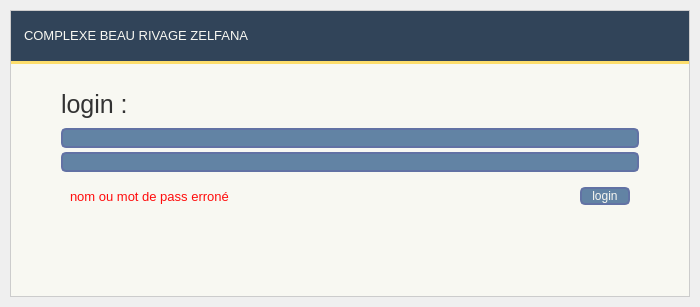
<?xml version="1.0" encoding="UTF-8"?>
<ui version="4.0">
 <class>MainWindow</class>
 <widget class="QMainWindow" name="MainWindow">
  <property name="geometry">
   <rect>
    <x>0</x>
    <y>0</y>
    <width>700</width>
    <height>307</height>
   </rect>
  </property>
  <property name="minimumSize">
   <size>
    <width>700</width>
    <height>250</height>
   </size>
  </property>
  <property name="maximumSize">
   <size>
    <width>750</width>
    <height>307</height>
   </size>
  </property>
  <property name="windowTitle">
   <string>Login</string>
  </property>
  <widget class="QWidget" name="centralwidget">
   <property name="styleSheet">
    <string notr="true">/* /////////////////////////////////////////////////////////////////////////////////////////////////

SET APP STYLESHEET - FULL STYLES HERE
DARK THEME - DRACULA COLOR BASED

# BY: WANDERSON M.PIMENTA
# PROJECT MADE WITH: Qt Designer and PySide6
# V: 1.0.0
#
# This project can be used freely for all uses, as long as they maintain the
# respective credits only in the Python scripts, any information in the visual
# interface (GUI) can be modified without any implication.
#
# There are limitations on Qt licenses if you want to use your products
# commercially, I recommend reading them on the official website:
# https://doc.qt.io/qtforpython/licenses.html

///////////////////////////////////////////////////////////////////////////////////////////////// */

QWidget{
	color: #333;
	font: 10pt &quot;Segoe UI&quot;;
}

/* /////////////////////////////////////////////////////////////////////////////////////////////////
Tooltip */
QToolTip {
	color: #333;
	background-color: #f8f8f2;
	border: 1px solid #CCC;
	background-image: none;
	background-position: left center;
    background-repeat: no-repeat;
	border: none;
	border-left: 2px solid #FDDE6C;
	text-align: left;
	padding-left: 8px;
	margin: 0px;
}

/* /////////////////////////////////////////////////////////////////////////////////////////////////
Bg App */
#bgApp {	
	background-color: #f8f8f2;
	border: 1px solid #CCC;
    color: #44475a;
}

/* /////////////////////////////////////////////////////////////////////////////////////////////////
Left Menu */
#leftMenuBg {	
	background-color: #2C3F50;
}
#topLogo {
	background-color: #2C3F50;
	background-image: url(:/images/images/images/PyDracula.png);
	background-position: centered;
	background-repeat: no-repeat;
}
#titleLeftApp { font: 63 12pt &quot;Segoe UI Semibold&quot;; color: #f8f8f2; }
#titleLeftDescription { font: 8pt &quot;Segoe UI&quot;; color: #FDDE6C; }

/* MENUS */
#topMenu .QPushButton {	
	background-position: left center;
    background-repeat: no-repeat;
	border: none;
	border-left: 22px solid transparent;
	background-color: transparent;
	text-align: left;
	padding-left: 44px;
    color: #f8f8f2;
}
#topMenu .QPushButton:hover {
	background-color: #657990;
}
#topMenu .QPushButton:pressed {	
	background-color: #40546B;
	color: rgb(255, 255, 255);
}
#bottomMenu .QPushButton {	
	background-position: left center;
    background-repeat: no-repeat;
	border: none;
	border-left: 20px solid transparent;
	background-color:transparent;
	text-align: left;
	padding-left: 44px;
    color: #f8f8f2;
}
#bottomMenu .QPushButton:hover {
	background-color: #657990;
}
#bottomMenu .QPushButton:pressed {	
	background-color: #40546B;
	color: rgb(255, 255, 255);
}
#leftMenuFrame{
	border-top: 3px solid #6a7cb1;
}

/* Toggle Button */
#toggleButton {
	background-position: left center;
    background-repeat: no-repeat;
	border: none;
	border-left: 20px solid transparent;
	background-color: #5b6996;
	text-align: left;
	padding-left: 44px;
	color: #f8f8f2;
}
#toggleButton:hover {
	background-color: #657990;
}
#toggleButton:pressed {	
	background-color: #40546B;
	color: rgb(255, 255, 255);
}

/* Title Menu */
#titleRightInfo { padding-left: 10px; }


/* /////////////////////////////////////////////////////////////////////////////////////////////////
Extra Tab */
#extraLeftBox {	
	background-color: #2C3F50;
    color: #f8f8f2;
}
#extraTopBg{	
	background-color: rgb(193, 206, 128)
}

/* Icon */
#extraIcon {
	background-position: center;
	background-repeat: no-repeat;
	background-image: url(:/icons/images/icons/icon_settings.png);
}

/* Label */
#extraLabel { color: rgb(255, 255, 255); }

/* Btn Close */
#extraCloseColumnBtn { background-color: rgba(255, 255, 255, 0); border: none;  border-radius: 5px; }
#extraCloseColumnBtn:hover { background-color: rgb(101, 121, 144); border-style: solid; border-radius: 4px; }
#extraCloseColumnBtn:pressed { background-color: rgb(64, 84, 107); border-style: solid; border-radius: 4px; }

/* Extra Content */
#extraContent{
	border-top: 3px solid #2C3F50;
}

/* Extra Top Menus */
#extraTopMenu .QPushButton {
    background-position: left center;
    background-repeat: no-repeat;
	border: none;
	border-left: 22px solid transparent;
	background-color:transparent;
	text-align: left;
	padding-left: 44px;
    color: #f8f8f2;
}
#extraTopMenu .QPushButton:hover {
	background-color: #657990;
}
#extraTopMenu .QPushButton:pressed {	
	background-color: rgb(193, 206, 128);
	color: rgb(255, 255, 255);
}

/* /////////////////////////////////////////////////////////////////////////////////////////////////
Content App */
#contentTopBg{	
	background-color: #314459;
}
#contentBottom{
	border-top: 3px solid #FDDE6C;
}
#titleRightInfo{
    color: #f8f8f2;
}

/* Top Buttons */
#rightButtons .QPushButton { background-color: rgba(255, 255, 255, 0); border: none;  border-radius: 5px; }
#rightButtons .QPushButton:hover { background-color: #657990; border-style: solid; border-radius: 4px; }
#rightButtons .QPushButton:pressed { background-color: #40546B; border-style: solid; border-radius: 4px; }

/* Theme Settings */
#extraRightBox { background-color: #314459; }
#themeSettingsTopDetail { background-color: #314459; }

/* Bottom Bar */
#bottomBar { background-color: #314459 }
#bottomBar QLabel { font-size: 11px; color: #f8f8f2; padding-left: 10px; padding-right: 10px; padding-bottom: 2px; }

/* CONTENT SETTINGS */
/* MENUS */
#contentSettings .QPushButton {
    background-position: left center;
    background-repeat: no-repeat;
	border: none;
	border-left: 22px solid transparent;
	background-color:transparent;
	text-align: left;
	padding-left: 44px;
    color: #f8f8f2;
}
#contentSettings .QPushButton:hover {
	background-color: #657990;
}
#contentSettings .QPushButton:pressed {	
	background-color: #40546B;
	color: rgb(255, 255, 255);
}
/* /////////////////////////////////////////////////////////////////////////////////////////////////
QTableWidget */
QTableWidget {	
	background-color: transparent;
	padding: 10px;
	border-radius: 5px;
	gridline-color: #9faeda;
    outline: none;
}
QTableWidget::item{
	border-color: #9faeda;
	padding-left: 5px;
	padding-right: 5px;
	gridline-color: #9faeda;
}
QTableWidget::item:selected{
	background-color: #8DAFD5;
    color: #f8f8f2;
}
QHeaderView::section{
	background-color: #6272a4;
	max-width: 30px;
	border: none;
	border-style: none;
}
QTableWidget::horizontalHeader {	
	background-color: #6283A4;
}
QHeaderView::section:horizontal
{
    border: 1px solid #6283A4;
	background-color: #6283A4;
	padding: 3px;
	border-top-left-radius: 7px;
    border-top-right-radius: 7px;
    color: #f8f8f2;
}
QHeaderView::section:vertical
{
    border: 1px solid #6283A4;
}

/* /////////////////////////////////////////////////////////////////////////////////////////////////
LineEdit */
QLineEdit {
	background-color: #6283A4;
	border-radius: 5px;
	border: 2px solid #6272a4;
	padding-left: 10px;
	selection-color: rgb(255, 255, 255);
	selection-background-color: #243E5B;
    color: #f8f8f2;
}
QLineEdit:hover {
	border: 2px solid rgb(64, 71, 88);
}
QLineEdit:focus {
	border: 2px solid #6283A4;
}

/* /////////////////////////////////////////////////////////////////////////////////////////////////
PlainTextEdit */
QPlainTextEdit {
	background-color: #6283A4;
	border-radius: 5px;
	padding: 10px;
	selection-color: rgb(255, 255, 255);
	selection-background-color: #243E5B;
    color: #f8f8f2;
}
QPlainTextEdit  QScrollBar:vertical {
    width: 8px;
 }
QPlainTextEdit  QScrollBar:horizontal {
    height: 8px;
 }
QPlainTextEdit:hover {
	border: 2px solid rgb(64, 71, 88);
}
QPlainTextEdit:focus {
	border: 2px solid #6283A4;
}

/* /////////////////////////////////////////////////////////////////////////////////////////////////
ScrollBars */
QScrollBar:horizontal {
    border: none;
    background: #6283A4;
    height: 8px;
    margin: 0px 21px 0 21px;
	border-radius: 0px;
}
QScrollBar::handle:horizontal {
    background: #2B5D7A;
    min-width: 25px;
	border-radius: 4px
}
QScrollBar::add-line:horizontal {
    border: none;
    background: #6283A4;
    width: 20px;
	border-top-right-radius: 4px;
    border-bottom-right-radius: 4px;
    subcontrol-position: right;
    subcontrol-origin: margin;
}
QScrollBar::sub-line:horizontal {
    border: none;
    background: #6283A4;
    width: 20px;
	border-top-left-radius: 4px;
    border-bottom-left-radius: 4px;
    subcontrol-position: left;
    subcontrol-origin: margin;
}
QScrollBar::up-arrow:horizontal, QScrollBar::down-arrow:horizontal
{
     background: none;
}
QScrollBar::add-page:horizontal, QScrollBar::sub-page:horizontal
{
     background: none;
}
 QScrollBar:vertical {
	border: none;
    background-color: #6283A4;
    width: 8px;
    margin: 21px 0 21px 0;
	border-radius: 0px;
 }
 QScrollBar::handle:vertical {	
	background: #2B5D7A;
    min-height: 25px;
	border-radius: 4px
 }
 QScrollBar::add-line:vertical {
     border: none;
    background: #6283A4;
     height: 20px;
	border-bottom-left-radius: 4px;
    border-bottom-right-radius: 4px;
     subcontrol-position: bottom;
     subcontrol-origin: margin;
 }
 QScrollBar::sub-line:vertical {
	border: none;
    background: #6283A4;
     height: 20px;
	border-top-left-radius: 4px;
    border-top-right-radius: 4px;
     subcontrol-position: top;
     subcontrol-origin: margin;
 }
 QScrollBar::up-arrow:vertical, QScrollBar::down-arrow:vertical {
     background: none;
 }

 QScrollBar::add-page:vertical, QScrollBar::sub-page:vertical {
     background: none;
 }

/* /////////////////////////////////////////////////////////////////////////////////////////////////
CheckBox */
QCheckBox::indicator {
    border: 3px solid #6283A4;
	width: 15px;
	height: 15px;
	border-radius: 10px;
    background: #6283A4;
}
QCheckBox::indicator:hover {
    border: 3px solid rgb(119, 136, 187);
}
QCheckBox::indicator:checked {
    background: 3px solid #384D62;
	border: 3px solid #6283A4;
	background-image: url(:/icons/images/icons/cil-check-alt.png);
}

/* /////////////////////////////////////////////////////////////////////////////////////////////////
RadioButton */
QRadioButton::indicator {
    border: 3px solid #6283A4;
	width: 15px;
	height: 15px;
	border-radius: 10px;
    background: #6283A4;
}
QRadioButton::indicator:hover {
    border: 3px solid rgb(119, 136, 187);
}
QRadioButton::indicator:checked {
    background: 3px solid #384D62;
	border: 3px solid #6283A4;
}

/* /////////////////////////////////////////////////////////////////////////////////////////////////
ComboBox */
QComboBox{
	background-color: #6283A4;
	border-radius: 5px;
	border: 2px solid #6272a4;
	padding: 5px;
	padding-left: 10px;
    color: #f8f8f2;
}
QComboBox:hover{
	border: 2px solid #7490BA;
}
QComboBox::drop-down {
	subcontrol-origin: padding;
	subcontrol-position: top right;
	width: 25px; 
	border-left-width: 3px;
	border-left-color: #6285A4;
	border-left-style: solid;
	border-top-right-radius: 3px;
	border-bottom-right-radius: 3px;	
	background-image: url(:/icons/images/icons/cil-arrow-bottom.png);
	background-position: center;
	background-repeat: no-reperat;
 }
QComboBox QAbstractItemView {
	color: #9CCBF9;
	background-color: #6283A4;
	padding: 10px;
	selection-background-color: #6283A4;
}

/* /////////////////////////////////////////////////////////////////////////////////////////////////
Sliders */
QSlider::groove:horizontal {
    border-radius: 5px;
    height: 10px;
	margin: 0px;
	background-color: #6283A4;
}
QSlider::groove:horizontal:hover {
	background-color: #6272a4;
}
QSlider::handle:horizontal {
    background-color: #2B5D7A;
    border: none;
    height: 10px;
    width: 10px;
    margin: 0px;
	border-radius: 5px;
}
QSlider::handle:horizontal:hover {
    background-color: #234C64;
}
QSlider::handle:horizontal:pressed {
    background-color: #234C64;
}

QSlider::groove:vertical {
    border-radius: 5px;
    width: 10px;
    margin: 0px;
	background-color: #6283A4;
}
QSlider::groove:vertical:hover {
	background-color: #6272a4;
}
QSlider::handle:vertical {
    background-color: #2B5D7A;
	border: none;
    height: 10px;
    width: 10px;
    margin: 0px;
	border-radius: 5px;
}
QSlider::handle:vertical:hover {
    background-color: #234C64;
}
QSlider::handle:vertical:pressed {
    background-color: #234C64;
}

/* /////////////////////////////////////////////////////////////////////////////////////////////////
CommandLinkButton */
#pagesContainer QCommandLinkButton {	
	color: #6283A4;
	border-radius: 5px;
	padding: 5px;
    border: 2px solid #6283A4;
    color: #6283A4;
}
#pagesContainer QCommandLinkButton:hover {	
	color: #6283A4;
	background-color: #6272a4;
}
#pagesContainer QCommandLinkButton:pressed {	
	color: #6283A4;
	background-color: #243E5B;
}

/* /////////////////////////////////////////////////////////////////////////////////////////////////
Button */
QPushButton {
	border: 2px solid #6272a4;
	border-radius: 5px;
	background-color: #6283A4;
    color: #f8f8f2;
}
QPushButton:hover {
	background-color: #6283A4;
	border: 2px solid #4C6987;
}
QPushButton:pressed {	
	background-color: #243E5B;
	border: 2px solid #243E5B;
}




</string>
   </property>
   <layout class="QVBoxLayout" name="appMargins">
    <property name="spacing">
     <number>0</number>
    </property>
    <property name="leftMargin">
     <number>10</number>
    </property>
    <property name="topMargin">
     <number>10</number>
    </property>
    <property name="rightMargin">
     <number>10</number>
    </property>
    <property name="bottomMargin">
     <number>10</number>
    </property>
    <item>
     <widget class="QFrame" name="bgApp">
      <property name="styleSheet">
       <string notr="true"/>
      </property>
      <property name="frameShape">
       <enum>QFrame::NoFrame</enum>
      </property>
      <property name="frameShadow">
       <enum>QFrame::Raised</enum>
      </property>
      <layout class="QHBoxLayout" name="appLayout">
       <property name="spacing">
        <number>0</number>
       </property>
       <property name="leftMargin">
        <number>0</number>
       </property>
       <property name="topMargin">
        <number>0</number>
       </property>
       <property name="rightMargin">
        <number>0</number>
       </property>
       <property name="bottomMargin">
        <number>0</number>
       </property>
       <item>
        <widget class="QFrame" name="contentBox">
         <property name="frameShape">
          <enum>QFrame::NoFrame</enum>
         </property>
         <property name="frameShadow">
          <enum>QFrame::Raised</enum>
         </property>
         <layout class="QVBoxLayout" name="verticalLayout_2">
          <property name="spacing">
           <number>0</number>
          </property>
          <property name="leftMargin">
           <number>0</number>
          </property>
          <property name="topMargin">
           <number>0</number>
          </property>
          <property name="rightMargin">
           <number>0</number>
          </property>
          <property name="bottomMargin">
           <number>0</number>
          </property>
          <item>
           <widget class="QFrame" name="contentTopBg">
            <property name="minimumSize">
             <size>
              <width>0</width>
              <height>50</height>
             </size>
            </property>
            <property name="maximumSize">
             <size>
              <width>16777215</width>
              <height>50</height>
             </size>
            </property>
            <property name="frameShape">
             <enum>QFrame::NoFrame</enum>
            </property>
            <property name="frameShadow">
             <enum>QFrame::Raised</enum>
            </property>
            <layout class="QHBoxLayout" name="horizontalLayout">
             <property name="spacing">
              <number>0</number>
             </property>
             <property name="leftMargin">
              <number>0</number>
             </property>
             <property name="topMargin">
              <number>0</number>
             </property>
             <property name="rightMargin">
              <number>10</number>
             </property>
             <property name="bottomMargin">
              <number>0</number>
             </property>
             <item>
              <widget class="QFrame" name="leftBox">
               <property name="sizePolicy">
                <sizepolicy hsizetype="Expanding" vsizetype="Preferred">
                 <horstretch>0</horstretch>
                 <verstretch>0</verstretch>
                </sizepolicy>
               </property>
               <property name="frameShape">
                <enum>QFrame::NoFrame</enum>
               </property>
               <property name="frameShadow">
                <enum>QFrame::Raised</enum>
               </property>
               <layout class="QHBoxLayout" name="horizontalLayout_3">
                <property name="spacing">
                 <number>0</number>
                </property>
                <property name="leftMargin">
                 <number>0</number>
                </property>
                <property name="topMargin">
                 <number>0</number>
                </property>
                <property name="rightMargin">
                 <number>0</number>
                </property>
                <property name="bottomMargin">
                 <number>0</number>
                </property>
                <item>
                 <widget class="QLabel" name="titleRightInfo">
                  <property name="sizePolicy">
                   <sizepolicy hsizetype="Preferred" vsizetype="Expanding">
                    <horstretch>0</horstretch>
                    <verstretch>0</verstretch>
                   </sizepolicy>
                  </property>
                  <property name="maximumSize">
                   <size>
                    <width>16777215</width>
                    <height>45</height>
                   </size>
                  </property>
                  <property name="font">
                   <font>
                    <family>Segoe UI</family>
                    <pointsize>10</pointsize>
                    <weight>50</weight>
                    <italic>false</italic>
                    <bold>false</bold>
                   </font>
                  </property>
                  <property name="text">
                   <string>COMPLEXE BEAU RIVAGE ZELFANA</string>
                  </property>
                  <property name="alignment">
                   <set>Qt::AlignLeading|Qt::AlignLeft|Qt::AlignVCenter</set>
                  </property>
                 </widget>
                </item>
               </layout>
              </widget>
             </item>
             <item alignment="Qt::AlignRight">
              <widget class="QFrame" name="rightButtons">
               <property name="minimumSize">
                <size>
                 <width>0</width>
                 <height>28</height>
                </size>
               </property>
               <property name="frameShape">
                <enum>QFrame::NoFrame</enum>
               </property>
               <property name="frameShadow">
                <enum>QFrame::Raised</enum>
               </property>
               <layout class="QHBoxLayout" name="horizontalLayout_2">
                <property name="spacing">
                 <number>5</number>
                </property>
                <property name="leftMargin">
                 <number>0</number>
                </property>
                <property name="topMargin">
                 <number>0</number>
                </property>
                <property name="rightMargin">
                 <number>0</number>
                </property>
                <property name="bottomMargin">
                 <number>0</number>
                </property>
                <item>
                 <widget class="QPushButton" name="minimizeAppBtn">
                  <property name="minimumSize">
                   <size>
                    <width>28</width>
                    <height>28</height>
                   </size>
                  </property>
                  <property name="maximumSize">
                   <size>
                    <width>28</width>
                    <height>28</height>
                   </size>
                  </property>
                  <property name="cursor">
                   <cursorShape>PointingHandCursor</cursorShape>
                  </property>
                  <property name="toolTip">
                   <string>Minimize</string>
                  </property>
                  <property name="text">
                   <string/>
                  </property>
                  <property name="icon">
                   <iconset>
                    <normaloff>:/icons/images/icons/icon_minimize.png</normaloff>:/icons/images/icons/icon_minimize.png</iconset>
                  </property>
                  <property name="iconSize">
                   <size>
                    <width>20</width>
                    <height>20</height>
                   </size>
                  </property>
                 </widget>
                </item>
                <item>
                 <widget class="QPushButton" name="closeAppBtn">
                  <property name="minimumSize">
                   <size>
                    <width>28</width>
                    <height>28</height>
                   </size>
                  </property>
                  <property name="maximumSize">
                   <size>
                    <width>28</width>
                    <height>28</height>
                   </size>
                  </property>
                  <property name="cursor">
                   <cursorShape>PointingHandCursor</cursorShape>
                  </property>
                  <property name="toolTip">
                   <string>Close</string>
                  </property>
                  <property name="text">
                   <string/>
                  </property>
                  <property name="icon">
                   <iconset>
                    <normaloff>:/icons/images/icons/icon_close.png</normaloff>:/icons/images/icons/icon_close.png</iconset>
                  </property>
                  <property name="iconSize">
                   <size>
                    <width>20</width>
                    <height>20</height>
                   </size>
                  </property>
                 </widget>
                </item>
               </layout>
              </widget>
             </item>
            </layout>
           </widget>
          </item>
          <item>
           <widget class="QFrame" name="contentBottom">
            <property name="styleSheet">
             <string notr="true"/>
            </property>
            <property name="frameShape">
             <enum>QFrame::NoFrame</enum>
            </property>
            <property name="frameShadow">
             <enum>QFrame::Raised</enum>
            </property>
            <property name="lineWidth">
             <number>2</number>
            </property>
            <layout class="QVBoxLayout" name="verticalLayout_6">
             <property name="spacing">
              <number>4</number>
             </property>
             <property name="leftMargin">
              <number>50</number>
             </property>
             <property name="topMargin">
              <number>20</number>
             </property>
             <property name="rightMargin">
              <number>50</number>
             </property>
             <property name="bottomMargin">
              <number>80</number>
             </property>
             <item>
              <widget class="QLabel" name="label">
               <property name="font">
                <font>
                 <family>Segoe UI</family>
                 <pointsize>-1</pointsize>
                 <weight>50</weight>
                 <italic>false</italic>
                 <bold>false</bold>
                </font>
               </property>
               <property name="styleSheet">
                <string notr="true">font : 25px</string>
               </property>
               <property name="text">
                <string>login :</string>
               </property>
              </widget>
             </item>
             <item>
              <widget class="QLineEdit" name="lineEdit">
               <property name="styleSheet">
                <string notr="true"/>
               </property>
               <property name="clearButtonEnabled">
                <bool>true</bool>
               </property>
              </widget>
             </item>
             <item>
              <widget class="QLineEdit" name="lineEdit_2">
               <property name="echoMode">
                <enum>QLineEdit::Password</enum>
               </property>
               <property name="clearButtonEnabled">
                <bool>true</bool>
               </property>
              </widget>
             </item>
             <item>
              <widget class="QFrame" name="frame">
               <property name="sizePolicy">
                <sizepolicy hsizetype="Expanding" vsizetype="Preferred">
                 <horstretch>0</horstretch>
                 <verstretch>0</verstretch>
                </sizepolicy>
               </property>
               <property name="styleSheet">
                <string notr="true"/>
               </property>
               <property name="frameShape">
                <enum>QFrame::NoFrame</enum>
               </property>
               <property name="frameShadow">
                <enum>QFrame::Raised</enum>
               </property>
               <layout class="QHBoxLayout" name="horizontalLayout_4">
                <item>
                 <widget class="QLabel" name="label_155">
                  <property name="font">
                   <font>
                    <family>Segoe UI</family>
                    <pointsize>10</pointsize>
                    <weight>50</weight>
                    <italic>false</italic>
                    <bold>false</bold>
                   </font>
                  </property>
                  <property name="styleSheet">
                   <string notr="true">color: rgb(255, 12, 12);</string>
                  </property>
                  <property name="text">
                   <string>nom ou mot de pass erroné</string>
                  </property>
                 </widget>
                </item>
                <item>
                 <widget class="QPushButton" name="pushButton">
                  <property name="sizePolicy">
                   <sizepolicy hsizetype="Preferred" vsizetype="Fixed">
                    <horstretch>0</horstretch>
                    <verstretch>0</verstretch>
                   </sizepolicy>
                  </property>
                  <property name="maximumSize">
                   <size>
                    <width>50</width>
                    <height>16777215</height>
                   </size>
                  </property>
                  <property name="styleSheet">
                   <string notr="true"/>
                  </property>
                  <property name="text">
                   <string>login</string>
                  </property>
                 </widget>
                </item>
               </layout>
              </widget>
             </item>
            </layout>
           </widget>
          </item>
         </layout>
        </widget>
       </item>
      </layout>
     </widget>
    </item>
   </layout>
  </widget>
 </widget>
 <resources/>
 <connections/>
</ui>
